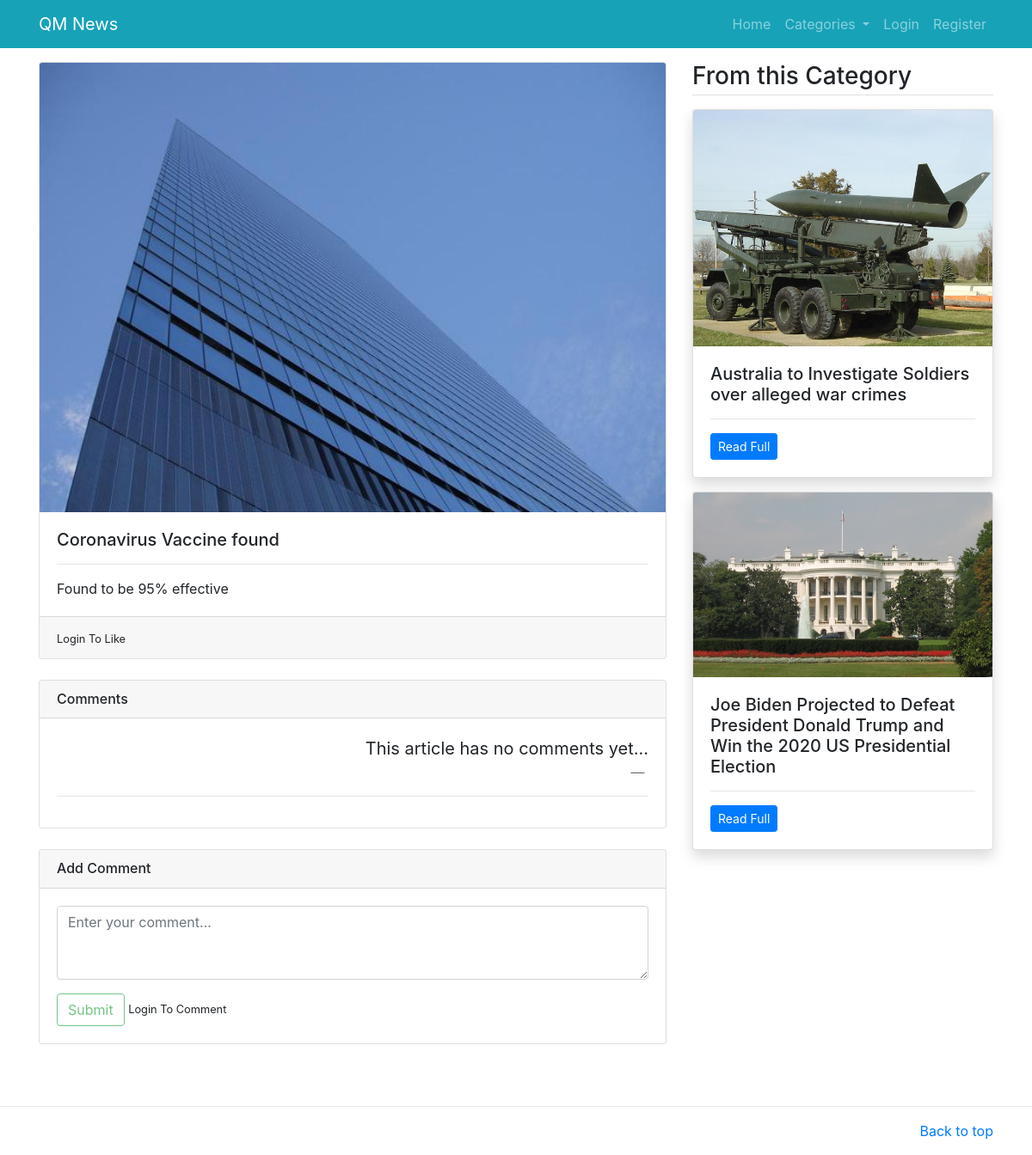
The page /description/2 on the database as committed earlier.
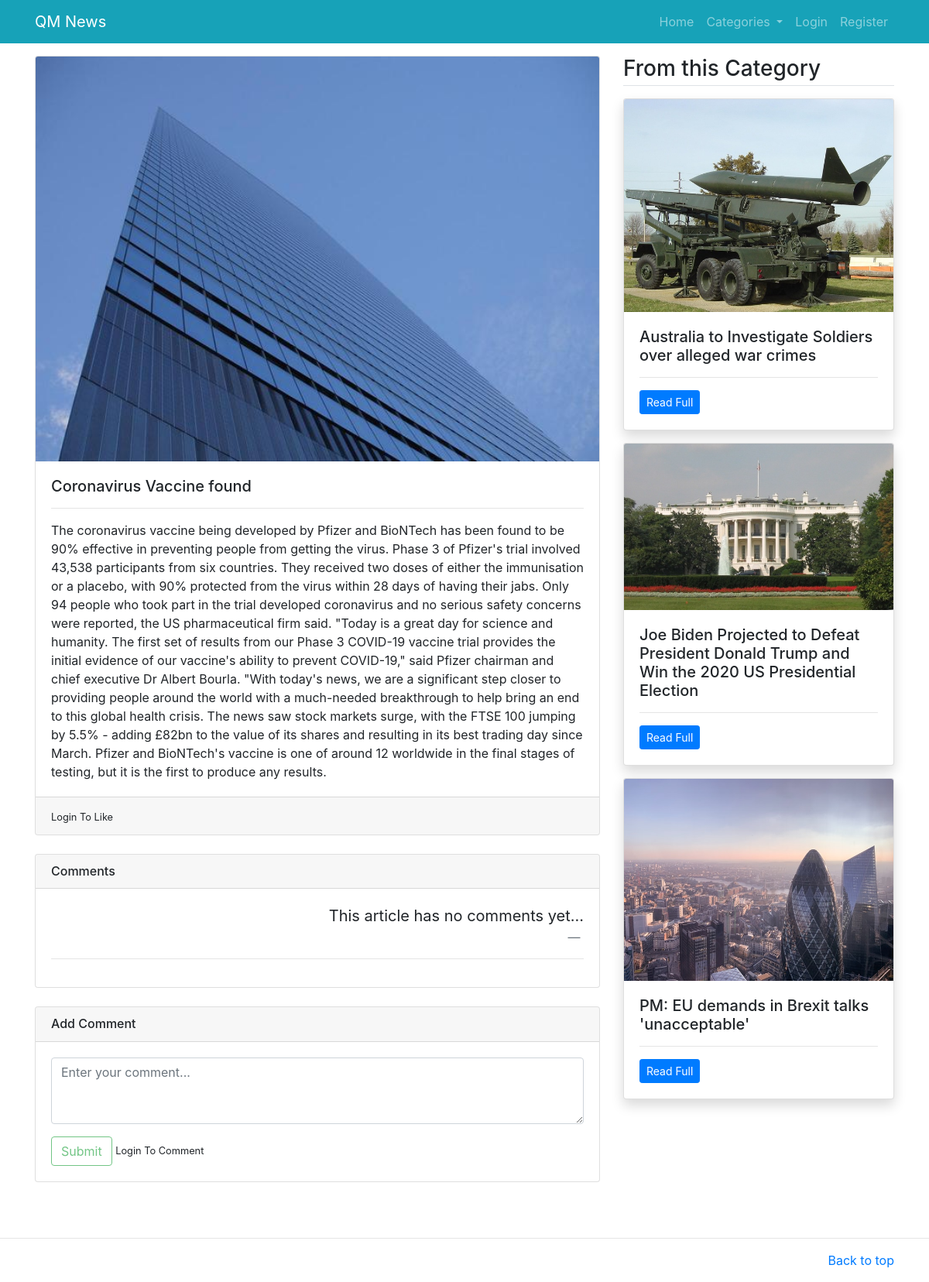
The same page on the database as committed later.
### mainapp/models.py (models this page shows, shortened)
class News(models.Model):
    category=models.ForeignKey(Category, on_delete=models.CASCADE)
    title=models.CharField(max_length=300)
    image= models.ImageField(upload_to='imgs/')
    description=models.TextField()
    add_time=models.DateTimeField(auto_now_add=True)
    likes=models.ManyToManyField(User,related_name='article')
    class Meta:
        verbose_name_plural='News'
    def total_likes(self):
        return self.likes.count()

### mainapp/views.py (the view)
# urls.py: path('description/<int:id>', views.description, name='description'),
def description(request, id):
    news=News.objects.get(pk=id)
    category=Category.objects.get(id=news.category.id)
    similar=News.objects.filter(category=category).exclude(id=id)
    comments = Comment.objects.filter(news=news, reply=None).order_by('-id')
    categories=Category.objects.all()
    is_liked = False
    if news.likes.filter(id=request.user.id).exists():
        is_liked = True
    if request.method == 'POST':
        comment_form = CommentForm(request.POST or None)
        if comment_form.is_valid():
            body = request.POST.get('body')
            reply_id = request.POST.get('comment_id')
            comment_qs= None
            if reply_id:
                comment_qs = Comment.objects.get(id=reply_id)
            comment = Comment.objects.create(news=news, user=request.user, body=body, reply=comment_qs)
            comment.save()
    else:
        comment_form = CommentForm()
    return render(request,'description.html',
    {
          'news':news,
          'similar':similar,
          'cats':categories,
          'comments': comments,
          'comment_form': comment_form,
          'is_liked': is_liked,
          'total_likes': news.total_likes()
    })

### mainapp/forms.py
class CommentForm(forms.ModelForm):
    body = forms.CharField(label="", widget=forms.Textarea(attrs={'class': 'form-control', 'placeholder': 'Enter your comment...', 'rows':3, 'cols': 100}))
    class Meta:
        model = Comment
        fields = ('body',)

### mainapp/templates/description.html (shortened to what this page needs)
{%extends 'home.html'%}
{%block content%}
<main class="container mt-3 mb-5">
	<div class="row my-3">
		<div class="col-md-8">
			<div class="card mb-3">
				<img src='{{news.image.url}}' class="card-img-top" alt="{{news.title}}">
				<div class="card-body">
					<h5 class="card-title">{{news.title}}</h5>
					<hr />
					<p class="card-text">{{news.description}}</p>
				</div>
				<div class="card-footer">
					<form action="{%url 'like_article' news.pk%}" method="POST">
						{% if user.is_authenticated %}
						{% if is_liked %}
						<button type="submit" name="article_id" , class="btn btn-danger">Dislike</button>
						{% else %}
						<button type="submit" name="article_id" , class="btn btn-primary">Like</button> Likes -
						{{total_likes}}
						{% endif %}
						{% else %}
						<small>Login To Like</small>
						{% endif %}
					</form>
				</div>
			</div>
			<div class="card my-4">
				<h6 class="card-header">Comments</h6>
				<div class="card-body">
					{%if not news.comments.all%}
					<blockquote class="blockquote text-right">
						<p class="mb-0">This article has no comments yet...</p>
						<footer class="blockquote-footer"> <cite title="Source Title"></cite></footer>
					</blockquote>
					{%endif%}
					<hr />
				</div>
			</div>
			<div class="card my-4">
				<h6 class="card-header">Add Comment</h6>
				<div class="card-body">
					<form method="post">
						{{comment_form.as_p}}
						{% if user.is_authenticated %}
						<input type="submit" value="Submit" class="btn btn-outline-success" />
						{% else %}
						<input type="submit" value="Submit" class="btn btn-outline-success" disabled />
						<small>Login To
							Comment</small>
						{% endif %}
					</form>
				</div>
			</div>
		</div>
		<div class="col-md-4">
			<h3 class="mb-3 border-bottom pb-1">From this Category</h3>
			{%for news in similar%}
			<div class="card mb-3 shadow">
				<img src='{{news.image.url}}' class="card-img-top" alt="{{news.title}}">
				<div class="card-body">
					<h5 class="card-title">{{news.title}}</h5>
					<hr />
					<p class="card-text"><a href="/description/{{news.id}}" class="btn btn-sm btn-primary">Read Full</a>
					</p>
				</div>
			</div>
			{% endfor %}
		</div>
	</div>
</main>
{% endblock %}

Rows that differ between the two databases and show on the page:
changed News "Coronavirus Vaccine found": description "Found to be 95% effective" → "The coronavirus vaccine being developed by Pfizer and BioNTech has been found to be 90% effective in preventing people from getting the virus. Phase 3 of Pfizer's trial involved 43,538 participants from six countries. They received two doses of either the immunisation or a placebo, with 90% protected from the virus within 28 days of having their jabs. Only 94 people who took part in the trial developed coronavirus and no serious safety concerns were reported, the US pharmaceutical firm said. \"Today is a great day for science and humanity. The first set of results from our Phase 3 COVID-19 vaccine trial provides the initial evidence of our vaccine's ability to prevent COVID-19,\" said Pfizer…"
added News: image (picture), title "PM: EU demands in Brexit talks 'unacceptable'"
